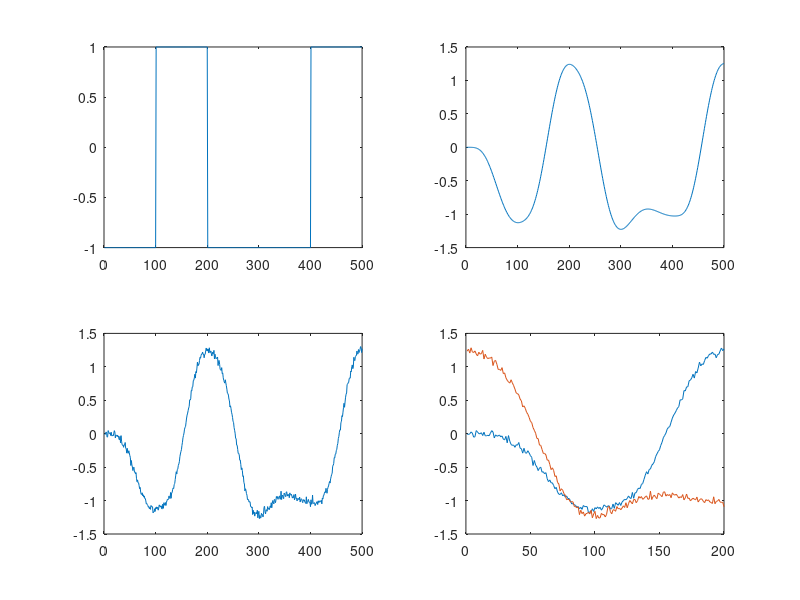

Recreate this plot in MATLAB.

x=input('Enter the length of the sequence to be generated:');
m=randi([0,1],1,x);
i=1;
for j=1:1:x
    if(m(:,j)==0)
        n(:,i)=-1;
        for o=1:1:99
            n(:,i+o)=-1;
        end
    else
        n(:,i)=1;
        for o=1:1:99
            n(:,i+o)=1;
        end
    end
    i=i+100;
end
subplot(2,2,1),plot(n)
[b,a]=butter(5,0.02);
fsig=filter(b,a,n);
subplot(2,2,2),plot(fsig)
rs=awgn(fsig, 30);
subplot(2,2,3),plot(rs)
k=1;
for s=1:1:(x/2)
    for p=1:1:200
        r(:,p)=rs(:,k);
        k=k+1;
    end
    subplot(2,2,4),plot(r), hold on
end
